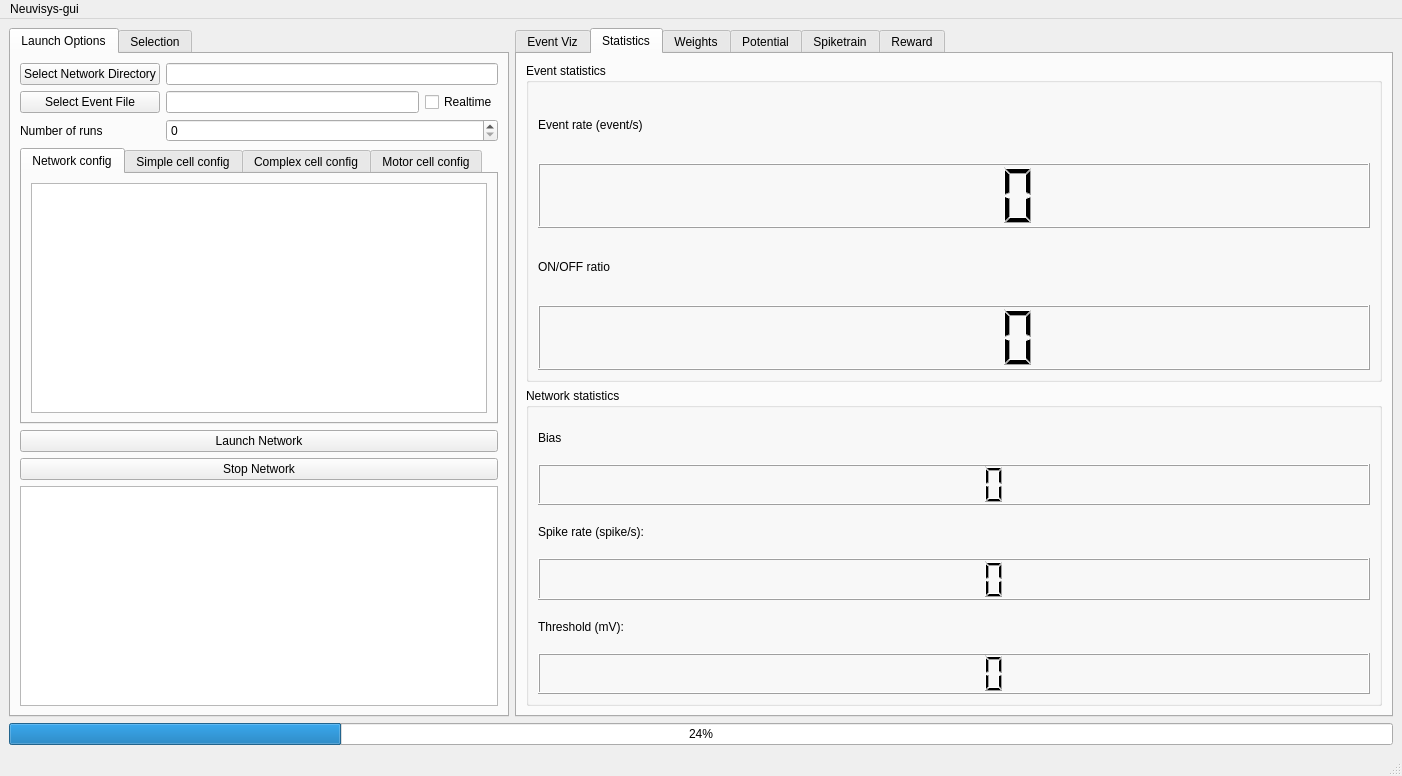
<?xml version="1.0" encoding="UTF-8"?>
<ui version="4.0">
 <class>NeuvisysGUI</class>
 <widget class="QMainWindow" name="NeuvisysGUI">
  <property name="geometry">
   <rect>
    <x>0</x>
    <y>0</y>
    <width>1402</width>
    <height>776</height>
   </rect>
  </property>
  <property name="windowTitle">
   <string>NeuvisysGUI</string>
  </property>
  <widget class="QWidget" name="centralwidget">
   <layout class="QGridLayout" name="gridLayout_9">
    <item row="1" column="0" colspan="2">
     <widget class="QProgressBar" name="progressBar">
      <property name="value">
       <number>24</number>
      </property>
     </widget>
    </item>
    <item row="0" column="1">
     <widget class="QTabWidget" name="tabWidget">
      <property name="currentIndex">
       <number>1</number>
      </property>
      <widget class="QWidget" name="event_viz">
       <attribute name="title">
        <string>Event Viz</string>
       </attribute>
       <layout class="QGridLayout" name="gridLayout_6">
        <item row="0" column="0">
         <widget class="QScrollArea" name="scrollArea_3">
          <property name="widgetResizable">
           <bool>true</bool>
          </property>
          <widget class="QWidget" name="scrollAreaWidgetContents">
           <property name="geometry">
            <rect>
             <x>0</x>
             <y>0</y>
             <width>98</width>
             <height>33</height>
            </rect>
           </property>
           <layout class="QHBoxLayout" name="horizontalLayout">
            <property name="sizeConstraint">
             <enum>QLayout::SetMinAndMaxSize</enum>
            </property>
            <item>
             <widget class="QLabel" name="left_event_video">
              <property name="text">
               <string/>
              </property>
             </widget>
            </item>
            <item>
             <widget class="QLabel" name="right_event_video">
              <property name="text">
               <string/>
              </property>
             </widget>
            </item>
           </layout>
          </widget>
         </widget>
        </item>
        <item row="1" column="0">
         <widget class="QGroupBox" name="actionGroup">
          <property name="title">
           <string>Action viz</string>
          </property>
          <layout class="QGridLayout" name="gridLayout_21">
           <item row="0" column="0">
            <layout class="QGridLayout" name="actionGrid">
             <property name="sizeConstraint">
              <enum>QLayout::SetMinAndMaxSize</enum>
             </property>
            </layout>
           </item>
          </layout>
         </widget>
        </item>
       </layout>
      </widget>
      <widget class="QWidget" name="statistics">
       <attribute name="title">
        <string>Statistics</string>
       </attribute>
       <layout class="QGridLayout" name="gridLayout_3">
        <item row="0" column="0">
         <widget class="QGroupBox" name="groupBox">
          <property name="title">
           <string>Event statistics</string>
          </property>
          <layout class="QGridLayout" name="gridLayout_4">
           <item row="0" column="0">
            <layout class="QGridLayout" name="gridLayout_22">
             <item row="2" column="0">
              <widget class="QLabel" name="label_on_off_ratio">
               <property name="text">
                <string>ON/OFF ratio</string>
               </property>
              </widget>
             </item>
             <item row="0" column="0">
              <widget class="QLabel" name="label_event_rate">
               <property name="text">
                <string>Event rate (event/s)</string>
               </property>
              </widget>
             </item>
             <item row="1" column="0">
              <widget class="QLCDNumber" name="lcd_event_rate"/>
             </item>
             <item row="3" column="0">
              <widget class="QLCDNumber" name="lcd_on_off_ratio"/>
             </item>
            </layout>
           </item>
          </layout>
         </widget>
        </item>
        <item row="1" column="0">
         <widget class="QGroupBox" name="network_stats">
          <property name="title">
           <string>Network statistics</string>
          </property>
          <layout class="QGridLayout" name="gridLayout_5">
           <item row="0" column="0">
            <layout class="QVBoxLayout" name="verticalLayout_2">
             <item>
              <widget class="QLabel" name="bias">
               <property name="text">
                <string>Bias</string>
               </property>
              </widget>
             </item>
             <item>
              <widget class="QLCDNumber" name="lcd_bias"/>
             </item>
             <item>
              <widget class="QLabel" name="spike_rate">
               <property name="text">
                <string>Spike rate (spike/s):</string>
               </property>
              </widget>
             </item>
             <item>
              <widget class="QLCDNumber" name="lcd_spike_rate"/>
             </item>
             <item>
              <widget class="QLabel" name="threshold">
               <property name="text">
                <string>Threshold (mV):</string>
               </property>
              </widget>
             </item>
             <item>
              <widget class="QLCDNumber" name="lcd_threshold"/>
             </item>
            </layout>
           </item>
          </layout>
         </widget>
        </item>
       </layout>
      </widget>
      <widget class="QWidget" name="weights">
       <attribute name="title">
        <string>Weights</string>
       </attribute>
       <layout class="QGridLayout" name="gridLayout_7">
        <item row="0" column="0">
         <widget class="QScrollArea" name="scrollArea">
          <property name="widgetResizable">
           <bool>true</bool>
          </property>
          <widget class="QWidget" name="scrollArea_2">
           <property name="geometry">
            <rect>
             <x>0</x>
             <y>0</y>
             <width>98</width>
             <height>28</height>
            </rect>
           </property>
           <layout class="QGridLayout" name="gridLayout_15">
            <item row="0" column="0">
             <layout class="QGridLayout" name="weightLayout">
              <property name="sizeConstraint">
               <enum>QLayout::SetMinAndMaxSize</enum>
              </property>
             </layout>
            </item>
           </layout>
          </widget>
         </widget>
        </item>
       </layout>
      </widget>
      <widget class="QWidget" name="potential">
       <attribute name="title">
        <string>Potential</string>
       </attribute>
       <layout class="QGridLayout" name="gridLayout_8">
        <item row="0" column="0">
         <widget class="QChartView" name="potentialView"/>
        </item>
       </layout>
      </widget>
      <widget class="QWidget" name="spiketrain">
       <attribute name="title">
        <string>Spiketrain</string>
       </attribute>
       <layout class="QGridLayout" name="gridLayout_10">
        <item row="0" column="0">
         <widget class="QChartView" name="spikeView"/>
        </item>
       </layout>
      </widget>
      <widget class="QWidget" name="reward">
       <attribute name="title">
        <string>Reward</string>
       </attribute>
       <layout class="QGridLayout" name="gridLayout_20">
        <item row="0" column="0">
         <widget class="QChartView" name="rewardView"/>
        </item>
       </layout>
      </widget>
     </widget>
    </item>
    <item row="0" column="0">
     <widget class="QTabWidget" name="tabWidget_2">
      <property name="sizePolicy">
       <sizepolicy hsizetype="Minimum" vsizetype="Expanding">
        <horstretch>0</horstretch>
        <verstretch>0</verstretch>
       </sizepolicy>
      </property>
      <property name="minimumSize">
       <size>
        <width>500</width>
        <height>0</height>
       </size>
      </property>
      <property name="maximumSize">
       <size>
        <width>500</width>
        <height>16777215</height>
       </size>
      </property>
      <property name="currentIndex">
       <number>0</number>
      </property>
      <widget class="QWidget" name="launch_options">
       <property name="sizePolicy">
        <sizepolicy hsizetype="Preferred" vsizetype="Preferred">
         <horstretch>0</horstretch>
         <verstretch>0</verstretch>
        </sizepolicy>
       </property>
       <attribute name="title">
        <string>Launch Options</string>
       </attribute>
       <layout class="QGridLayout" name="gridLayout_2">
        <item row="0" column="0">
         <layout class="QGridLayout" name="gridLayout">
          <item row="1" column="0">
           <widget class="QPushButton" name="button_event_file">
            <property name="text">
             <string>Select Event File</string>
            </property>
           </widget>
          </item>
          <item row="0" column="0">
           <widget class="QPushButton" name="button_network_directory">
            <property name="text">
             <string>Select Network Directory</string>
            </property>
           </widget>
          </item>
          <item row="1" column="2">
           <widget class="QLineEdit" name="text_event_file"/>
          </item>
          <item row="3" column="0">
           <widget class="QLabel" name="label_number_runs">
            <property name="text">
             <string>Number of runs</string>
            </property>
           </widget>
          </item>
          <item row="1" column="3">
           <widget class="QCheckBox" name="realtime">
            <property name="text">
             <string>Realtime</string>
            </property>
           </widget>
          </item>
          <item row="0" column="2" colspan="2">
           <widget class="QLineEdit" name="text_network_directory"/>
          </item>
          <item row="3" column="2" colspan="2">
           <widget class="QSpinBox" name="number_runs"/>
          </item>
         </layout>
        </item>
        <item row="3" column="0">
         <layout class="QVBoxLayout" name="verticalLayout_6">
          <item>
           <widget class="QPushButton" name="button_launch_network">
            <property name="text">
             <string>Launch Network</string>
            </property>
           </widget>
          </item>
          <item>
           <widget class="QPushButton" name="button_stop_network">
            <property name="text">
             <string>Stop Network</string>
            </property>
           </widget>
          </item>
          <item>
           <widget class="QTextEdit" name="console">
            <property name="readOnly">
             <bool>true</bool>
            </property>
           </widget>
          </item>
         </layout>
        </item>
        <item row="1" column="0">
         <widget class="QTabWidget" name="tabWidget_3">
          <property name="currentIndex">
           <number>0</number>
          </property>
          <widget class="QWidget" name="network_config">
           <attribute name="title">
            <string>Network config</string>
           </attribute>
           <layout class="QGridLayout" name="gridLayout_11">
            <item row="0" column="0">
             <widget class="QTextEdit" name="text_network_config"/>
            </item>
           </layout>
          </widget>
          <widget class="QWidget" name="simple_cell_config">
           <attribute name="title">
            <string>Simple cell config</string>
           </attribute>
           <layout class="QGridLayout" name="gridLayout_12">
            <item row="0" column="0">
             <widget class="QTextEdit" name="text_simple_cell_config"/>
            </item>
           </layout>
          </widget>
          <widget class="QWidget" name="complex_cell_config">
           <attribute name="title">
            <string>Complex cell config</string>
           </attribute>
           <layout class="QGridLayout" name="gridLayout_13">
            <item row="0" column="0">
             <widget class="QTextEdit" name="text_complex_cell_config"/>
            </item>
           </layout>
          </widget>
          <widget class="QWidget" name="motor_cell_config">
           <attribute name="title">
            <string>Motor cell config</string>
           </attribute>
           <layout class="QGridLayout" name="gridLayout_18">
            <item row="0" column="0">
             <widget class="QTextEdit" name="text_motor_cell_config"/>
            </item>
           </layout>
          </widget>
         </widget>
        </item>
       </layout>
      </widget>
      <widget class="QWidget" name="selection">
       <property name="sizePolicy">
        <sizepolicy hsizetype="Preferred" vsizetype="Preferred">
         <horstretch>0</horstretch>
         <verstretch>0</verstretch>
        </sizepolicy>
       </property>
       <attribute name="title">
        <string>Selection</string>
       </attribute>
       <layout class="QVBoxLayout" name="verticalLayout">
        <item>
         <widget class="QGroupBox" name="groupBox_2">
          <property name="title">
           <string>Network Selection</string>
          </property>
          <layout class="QVBoxLayout" name="verticalLayout_4">
           <item>
            <layout class="QFormLayout" name="formLayout">
             <item row="2" column="0">
              <widget class="QLabel" name="label_camera">
               <property name="text">
                <string>Camera</string>
               </property>
              </widget>
             </item>
             <item row="2" column="1">
              <widget class="QSpinBox" name="spin_camera_selection"/>
             </item>
             <item row="3" column="0">
              <widget class="QLabel" name="label_synapse">
               <property name="text">
                <string>Synapse</string>
               </property>
              </widget>
             </item>
             <item row="3" column="1">
              <widget class="QSpinBox" name="spin_synapse_selection"/>
             </item>
             <item row="0" column="0" colspan="2">
              <widget class="QGroupBox" name="groupBox_5">
               <property name="title">
                <string>Layer selection</string>
               </property>
               <layout class="QGridLayout" name="gridLayout_19">
                <item row="0" column="0">
                 <widget class="QSlider" name="slider_layer">
                  <property name="orientation">
                   <enum>Qt::Horizontal</enum>
                  </property>
                  <property name="tickPosition">
                   <enum>QSlider::TicksAbove</enum>
                  </property>
                 </widget>
                </item>
               </layout>
              </widget>
             </item>
             <item row="1" column="1">
              <widget class="QSpinBox" name="spin_depth_selection"/>
             </item>
             <item row="1" column="0">
              <widget class="QLabel" name="label_depth">
               <property name="text">
                <string>Depth</string>
               </property>
              </widget>
             </item>
            </layout>
           </item>
          </layout>
         </widget>
        </item>
        <item>
         <widget class="QGroupBox" name="groupBox_3">
          <property name="title">
           <string>Neuron Selection</string>
          </property>
          <layout class="QFormLayout" name="formLayout_2">
           <item row="0" column="0">
            <widget class="QLabel" name="label_zcell">
             <property name="text">
              <string>Z</string>
             </property>
            </widget>
           </item>
           <item row="0" column="1">
            <widget class="QSpinBox" name="spin_zcell_selection"/>
           </item>
           <item row="1" column="0" colspan="2">
            <layout class="QGridLayout" name="gridSelection"/>
           </item>
          </layout>
         </widget>
        </item>
        <item>
         <widget class="QGroupBox" name="groupBox_4">
          <property name="title">
           <string>Graphs parameters</string>
          </property>
          <layout class="QVBoxLayout" name="verticalLayout_3">
           <item alignment="Qt::AlignHCenter">
            <widget class="QLabel" name="label_5">
             <property name="text">
              <string>Event Viz</string>
             </property>
            </widget>
           </item>
           <item>
            <layout class="QGridLayout" name="gridLayout_17">
             <item row="0" column="0">
              <widget class="QLabel" name="label_precision_event">
               <property name="text">
                <string>Precision (ms)</string>
               </property>
              </widget>
             </item>
             <item row="0" column="2">
              <widget class="QLCDNumber" name="lcd_precision_event"/>
             </item>
             <item row="0" column="1">
              <widget class="QSlider" name="slider_precision_event">
               <property name="orientation">
                <enum>Qt::Horizontal</enum>
               </property>
               <property name="tickPosition">
                <enum>QSlider::NoTicks</enum>
               </property>
               <property name="tickInterval">
                <number>100</number>
               </property>
              </widget>
             </item>
            </layout>
           </item>
           <item alignment="Qt::AlignHCenter">
            <widget class="QLabel" name="label_potential">
             <property name="text">
              <string>Potential</string>
             </property>
            </widget>
           </item>
           <item>
            <layout class="QGridLayout" name="gridLayout_16">
             <item row="0" column="0">
              <widget class="QLabel" name="label_range_potential">
               <property name="text">
                <string>Range (ms)</string>
               </property>
              </widget>
             </item>
             <item row="0" column="1">
              <widget class="QSlider" name="slider_range_potential">
               <property name="maximum">
                <number>100000</number>
               </property>
               <property name="orientation">
                <enum>Qt::Horizontal</enum>
               </property>
               <property name="tickPosition">
                <enum>QSlider::NoTicks</enum>
               </property>
               <property name="tickInterval">
                <number>1000</number>
               </property>
              </widget>
             </item>
             <item row="0" column="2">
              <widget class="QLCDNumber" name="lcd_range_potential"/>
             </item>
             <item row="1" column="0">
              <widget class="QLabel" name="label_precision_potential">
               <property name="text">
                <string>Precision (ms)</string>
               </property>
              </widget>
             </item>
             <item row="1" column="1">
              <widget class="QSlider" name="slider_precision_potential">
               <property name="orientation">
                <enum>Qt::Horizontal</enum>
               </property>
               <property name="tickPosition">
                <enum>QSlider::NoTicks</enum>
               </property>
               <property name="tickInterval">
                <number>100</number>
               </property>
              </widget>
             </item>
             <item row="1" column="2">
              <widget class="QLCDNumber" name="lcd_precision_potential"/>
             </item>
            </layout>
           </item>
           <item alignment="Qt::AlignHCenter">
            <widget class="QLabel" name="label_spiketrain">
             <property name="text">
              <string>Spiketrain</string>
             </property>
            </widget>
           </item>
           <item>
            <layout class="QGridLayout" name="gridLayout_14">
             <item row="2" column="0">
              <widget class="QLabel" name="label_range_spiketrain">
               <property name="text">
                <string>Range (ms)</string>
               </property>
              </widget>
             </item>
             <item row="2" column="1">
              <widget class="QSlider" name="slider_range_spiketrain">
               <property name="maximum">
                <number>10000</number>
               </property>
               <property name="orientation">
                <enum>Qt::Horizontal</enum>
               </property>
               <property name="tickPosition">
                <enum>QSlider::NoTicks</enum>
               </property>
               <property name="tickInterval">
                <number>1000</number>
               </property>
              </widget>
             </item>
             <item row="2" column="2">
              <widget class="QLCDNumber" name="lcd_range_spiketrain"/>
             </item>
            </layout>
           </item>
          </layout>
         </widget>
        </item>
       </layout>
      </widget>
     </widget>
    </item>
   </layout>
  </widget>
  <widget class="QStatusBar" name="statusbar"/>
  <widget class="QMenuBar" name="menubar">
   <property name="geometry">
    <rect>
     <x>0</x>
     <y>0</y>
     <width>1402</width>
     <height>22</height>
    </rect>
   </property>
   <widget class="QMenu" name="menuNeuvisys_gui">
    <property name="title">
     <string>Neuvisys-gui</string>
    </property>
   </widget>
   <addaction name="menuNeuvisys_gui"/>
  </widget>
 </widget>
 <customwidgets>
  <customwidget>
   <class>QChartView</class>
   <extends>QGraphicsView</extends>
   <header>QtCharts</header>
  </customwidget>
 </customwidgets>
 <tabstops>
  <tabstop>tabWidget_2</tabstop>
  <tabstop>button_network_directory</tabstop>
  <tabstop>button_event_file</tabstop>
  <tabstop>text_network_directory</tabstop>
  <tabstop>text_event_file</tabstop>
  <tabstop>number_runs</tabstop>
  <tabstop>tabWidget_3</tabstop>
  <tabstop>text_network_config</tabstop>
  <tabstop>text_simple_cell_config</tabstop>
  <tabstop>text_complex_cell_config</tabstop>
  <tabstop>tabWidget</tabstop>
  <tabstop>potentialView</tabstop>
  <tabstop>spikeView</tabstop>
 </tabstops>
 <resources/>
 <connections/>
</ui>
